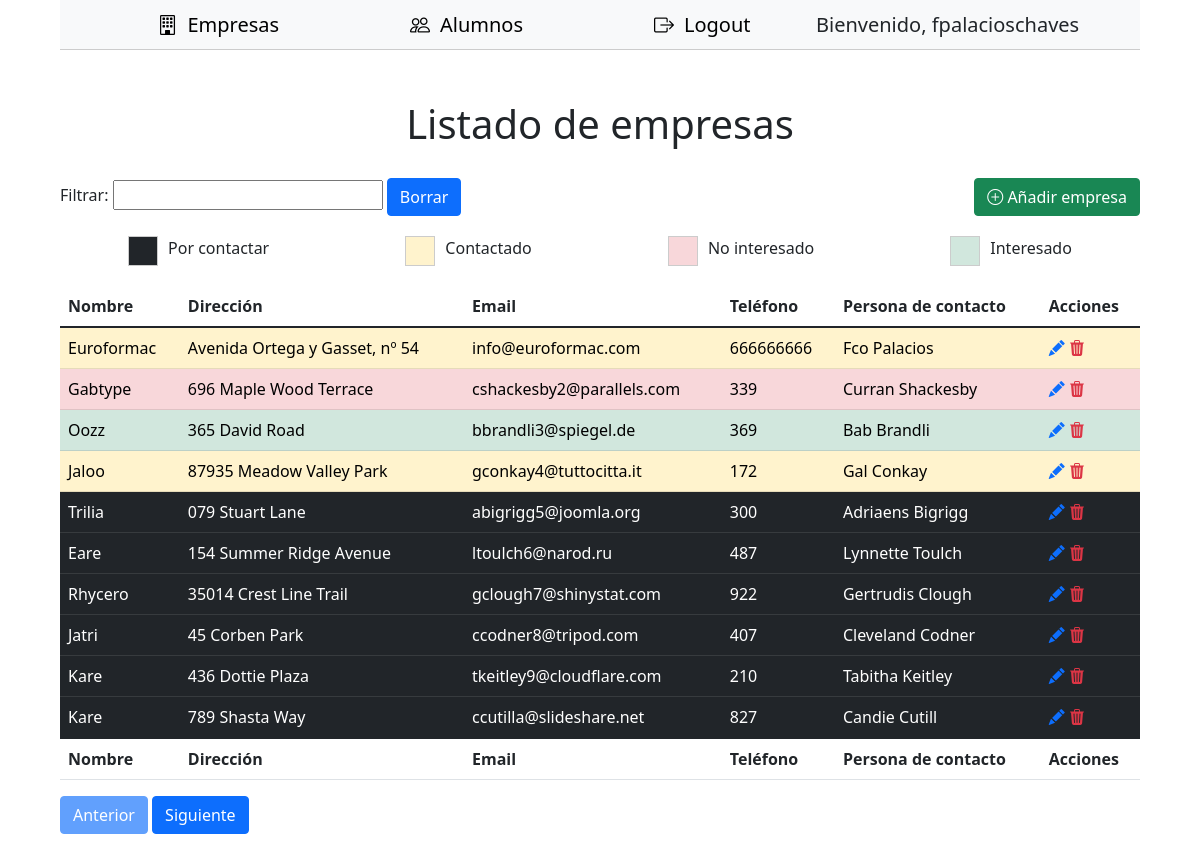
The page /empresas.php (signed in) on the database its author committed.
### tables this page shows
CREATE TABLE `empresas` (
  `id_empresa` int(11) NOT NULL,
  `nombre_empresa` varchar(100) NOT NULL,
  `direccion_empresa` varchar(200) NOT NULL,
  `email_empresa` varchar(25) NOT NULL,
  `telefono_empresa` int(11) NOT NULL,
  `url_empresa` varchar(100) NOT NULL,
  `responsable_empresa` varchar(200) NOT NULL,
  `estado_empresa` enum('Por contactar','Contactado','No interesado','Interesado') NOT NULL,
  `tutor_empresa` varchar(200) NOT NULL,
  `convenio_estado` enum('Por enviar','Enviado','Firmado','') NOT NULL,
  `anexo_1_estado` enum('Por enviar','Enviado','Firmado','') NOT NULL,
  `anexo_8_estado` enum('Por enviar','Enviado','Firmado','') NOT NULL,
  `rlt_estado` enum('Por enviar','Enviado','Firmado','') NOT NULL
);

### funciones.php (called while the page is built, shortened)
<?php
class conectar_db{
    private $host   ="localhost";
    private $usuario="root";
    private $clave  ="";
    private $db     ="gestion_practicas";
    public $conexion;
    public function __construct(){
        $this->conexion = new mysqli($this->host, $this->usuario, $this->clave,$this->db)
        or die($this->conexion->connect_error);
        $this->conexion->set_charset("utf8");
    }
    public function consultar($consulta){
        $resultado = $this->conexion->query($consulta) or die($this->conexion->error);
        if($resultado)
            return $resultado;
    }
}
function leer_empresas($inicio = 0){
    $conexion = new conectar_db();
    $consulta = "SELECT * FROM empresas LIMIT $inicio,10";
    $resultado = $conexion->consultar($consulta);
    return $resultado->fetch_all(MYSQLI_ASSOC);
}
function contar_items($tabla){
    $conexion = new conectar_db();
    $consulta = "SELECT COUNT(*) AS numero FROM " . $tabla;
    $resultado = $conexion->consultar($consulta);
    $resultado = $resultado->fetch_all(MYSQLI_ASSOC);
    return $resultado[0]["numero"];
}
?>

### empresas.php (the view, shortened to what this page needs)
<?php session_start();
include("./funciones.php");
?>
<!DOCTYPE html>
<html lang="en">
    <?php include("./head.php");?>
<body>
    <?php include("./header.php");?>
    <section class="container">
        <h1 class="title">Listado de empresas</h1>
        <div class="filtro">
            <label for="filtro">Filtrar:</label>
            <input type="text" name="filtro" id="filtro" onkeyup="filtrar_empresas();">
            <button class="btn btn-primary" onclick="document.getElementById('filtro').value = ''; filtrar_empresas();">Borrar</button>
        </div>
        <div class="add_empresa">
            <a href="add_empresa.php" class="btn btn-success"><i class="bi bi-plus-circle"></i> Añadir empresa</a>
        </div>
        <div class="color_code">
            <div class="item">
            Por contactar <div class="cuadrado dark"></div>
            </div>
            <div class="item">
            Contactado <div class="cuadrado light"></div>
            </div>
            <div class="item">
            No interesado <div class="cuadrado danger"></div>
            </div>
            <div class="item">
            Interesado <div class="cuadrado success"></div>
            </div>
        </div>
        <table class="table table-hover">
            <thead class="thead-dark">
                <tr>
                <th id="cabecera_nombre" data-order="ASC" onclick="reordenar_empresas();">
                    Nombre
                </th>
                <th>Dirección</th>
                <th>Email</th>
                <th>Teléfono</th>
                <th>Persona de contacto</th>
                <th>Acciones</th>
                </tr>
            </thead>
            <tbody id="tbody_empresas">
                <?php
                $empresas = leer_empresas();
               foreach($empresas as $empresa){
                   $estado_empresa = $empresa["estado_empresa"];
                   switch($estado_empresa){
                       case "Por contactar":
                           $tr_class = "dark";
                           break;
                       case "Contactado":
                           $tr_class = "warning";
                           break;
                        case "No interesado":
                            $tr_class = "danger";
                            break;
                        case "Interesado":
                            $tr_class = "success";
                            break;
                   }
                ?>
                <tr class="table-<?php echo $tr_class;?>">
                    <td><a href="editar_empresa.php?id_empresa=<?php echo $empresa["id_empresa"];?>"><?php echo $empresa["nombre_empresa"];?></a></td>
                    <td><?php echo $empresa["direccion_empresa"];?></td>
                    <td><?php echo $empresa["email_empresa"];?></td>
                    <td><?php echo $empresa["telefono_empresa"];?></td>
                    <td><?php echo $empresa["responsable_empresa"];?></td>
                    <td>
                        <a href="editar_empresa.php?id_empresa=<?php echo $empresa["id_empresa"];?>"><i class="bi bi-pencil-fill" data-bs-toggle="tooltip" data-bs-placement="top" title="Editar"></i></a>
                        <a  data-toggle="modal" data-target="#delete_modal_<?php echo $empresa["id_empresa"];?>" data-id="<?php echo $empresa["id_empresa"];?>"><i class="bi bi-trash3-fill" data-bs-toggle="tooltip" data-bs-placement="top" title="Borrar"></i></a>
                    </td>
                </tr>
                <?php } ?>
            </tbody>
            <tfooter class="thead-dark">
                <tr>
                <th>Nombre</th>
                <th>Dirección</th>
                <th>Email</th>
                <th>Teléfono</th>
                <th>Persona de contacto</th>
                <th>Acciones</th>
                </tr>
            </tfooter>
        </table>
        <?php
        if(contar_items("empresas") > 10){
            ?>
        <div class="paginador">
           <a data-inicio="0" onclick="paginar('empresas','anterior',this.getAttribute('data-inicio'),<?php echo contar_items('empresas');?>);" id="anterior" class="btn btn-primary disabled">Anterior </a>  <a  data-inicio="0" id="siguiente" onclick="paginar('empresas','siguiente',this.getAttribute('data-inicio'),<?php echo contar_items('empresas');?>);" class="btn btn-primary">Siguiente</a>
        </div>
        <?php } ?>
    </section>
</body>
</html>

### head.php (shortened to what this page needs)
<head>
    <link href="https://cdn.jsdelivr.net/npm/bootstrap@5.1.3/dist/css/bootstrap.min.css" rel="stylesheet">
    <link rel="stylesheet" href="https://cdn.jsdelivr.net/npm/bootstrap-icons@1.8.1/font/bootstrap-icons.css">
    <link href="./css/estilos.css" rel="stylesheet">
</head>

### header.php
<header class="navbar-light bg-light">
        <div class="navegacion">
        <ul class="menu_superior">
            <li><a href="empresas.php"><i class="bi bi-building"></i>Empresas</a></li>
            <li><a href="alumnos.php"><i class="bi bi-people"></i>Alumnos</a></li>
            <li><a href="logout.php"><i class="bi bi-box-arrow-right"></i>Logout</a></li>
        </ul>
        </div>
        <div class="informacion">
        <span> Bienvenido, <?php echo $_SESSION["usuario"];?> </span>
        </div>
    </header>

### css/estilos.css (style rules this page uses)
body { width: 90%; margin: 0 auto; }
a { text-decoration: none; color: #000; }
header { position: fixed; margin-bottom: 100px; top: 0; height: 50px; background-color: #fff; width: 90%; border-bottom: 1px solid #ccc; }
.title { text-align: center; margin: 30px auto; }
input[type="text"], input[type="password"] { width: 100%; }
.navegacion { width: 70%; float: left; margin: 10px auto; }
.informacion { width: 30%; float: left; margin-top: 10px; font-size: 20px; }
.menu_superior { display: flex; list-style: none; justify-content: space-around; }
.menu_superior li a { text-decoration: none; color: #000; font-size: 20px; }
.menu_superior li a i { margin-right: 10px; }
.container { padding: 50px 0; margin-top: 20px; }
a i { color: #000; }
.filtro { float: left; width: 50%; }
.filtro input { width: 50%; }
.add_empresa, .add_alumno { float: right; }
.bi-plus-circle { color: white; }
.bi-pencil-fill { color: #0d6efd; }
.bi-trash3-fill { color: #dc3545; }
.table-dark a { color: #fff; }
.color_code { float: left; width: 100%; display: flex; justify-content: space-around; margin: 20px 0; }
.cuadrado { width: 30px; height: 30px; border: 1px solid #ccc; float: left; margin-right: 10px; }
.dark { background-color: #212529; }
.light { background-color: #fff3cd; }
.success { background-color:#d1e7dd; }
.danger { background-color: #f8d7da; }

### rows shown on the page
empresas: nombre_empresa "Euroformac", direccion_empresa "Avenida Ortega y Gasset, nº 54", email_empresa "info@euroformac.com", telefono_empresa "666666666", responsable_empresa "Fco Palacios"
empresas: nombre_empresa "Gabtype", direccion_empresa "696 Maple Wood Terrace", email_empresa "cshackesby2@parallels.com", telefono_empresa "339", responsable_empresa "Curran Shackesby"
empresas: nombre_empresa "Oozz", direccion_empresa "365 David Road", email_empresa "bbrandli3@spiegel.de", telefono_empresa "369", responsable_empresa "Bab Brandli"
empresas: nombre_empresa "Jaloo", direccion_empresa "87935 Meadow Valley Park", email_empresa "gconkay4@tuttocitta.it", telefono_empresa "172", responsable_empresa "Gal Conkay"
empresas: nombre_empresa "Trilia", direccion_empresa "079 Stuart Lane", email_empresa "abigrigg5@joomla.org", telefono_empresa "300", responsable_empresa "Adriaens Bigrigg"
empresas: nombre_empresa "Eare", direccion_empresa "154 Summer Ridge Avenue", email_empresa "ltoulch6@narod.ru", telefono_empresa "487", responsable_empresa "Lynnette Toulch"
empresas: nombre_empresa "Rhycero", direccion_empresa "35014 Crest Line Trail", email_empresa "gclough7@shinystat.com", telefono_empresa "922", responsable_empresa "Gertrudis Clough"
empresas: nombre_empresa "Jatri", direccion_empresa "45 Corben Park", email_empresa "ccodner8@tripod.com", telefono_empresa "407", responsable_empresa "Cleveland Codner"
empresas: nombre_empresa "Kare", direccion_empresa "436 Dottie Plaza", email_empresa "tkeitley9@cloudflare.com", telefono_empresa "210", responsable_empresa "Tabitha Keitley"
empresas: nombre_empresa "Kare", direccion_empresa "789 Shasta Way", email_empresa "ccutilla@slideshare.net", telefono_empresa "827", responsable_empresa "Candie Cutill"

### other values the page prints
$_SESSION["usuario"] "fpalacioschaves"
